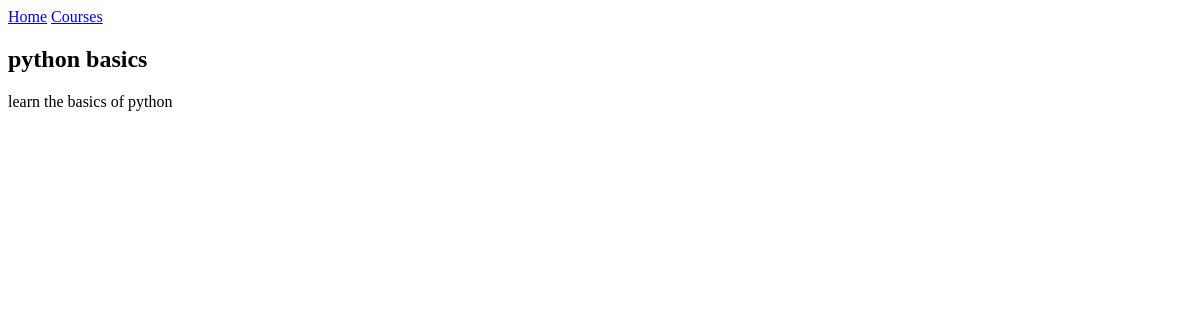
Page /courses/1 on the earlier database version.
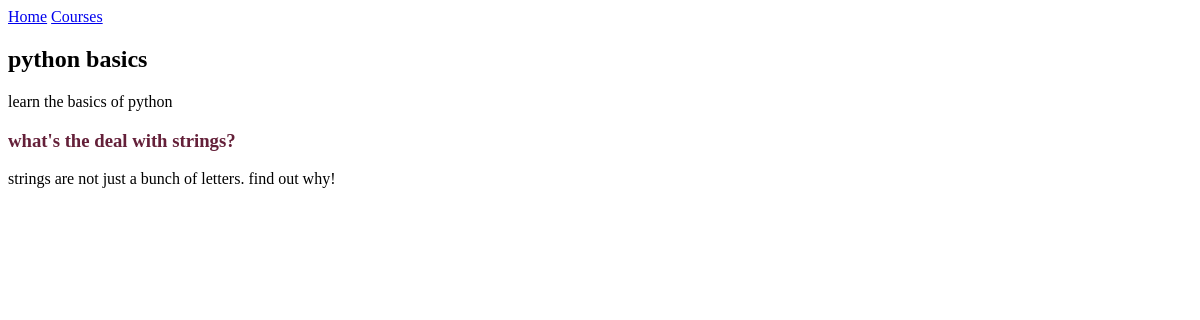
Same page on the later database version.
### courses/models.py (models this page shows, shortened)
class Course(models.Model):
    created_at = models.DateTimeField(auto_now_add=True)
    title = models.CharField(max_length=255)
    description = models.TextField()

class Step(models.Model):
    title = models.CharField(max_length=255)
    description = models.TextField()
    content = models.TextField(blank=True, default='')
    order = models.IntegerField(default=0)
    course = models.ForeignKey(Course)
    class Meta:
        ordering = ['order',]

### courses/views.py (the view)
# urls.py: url(r'(?P<pk>\d+)', views.course_detail, name='detail'),
def course_detail(request, pk):
    course = get_object_or_404(Course, pk=pk)
    return render(request, 'courses/course_detail.html', {'course': course})

### courses/templates/courses/course_detail.html (shortened to what this page needs)
{% extends "layout.html" %}
{% block content %}
    <article>
        <h2>{{course.title }}</h2>
	{{ course.description }}
	<section>
	    {% for step in course.step_set.all %}
	    <h3>
	        <a href="{% url 'courses:step' course_pk=step.course.pk step_pk=step.pk %}">{{step.title}}</a>
	    </h3>
		{{step.description}}
	    {% endfor %}
	</section>
    </article>
{% endblock %}

### templates/layout.html (shortened to what this page needs)
{% load static from staticfiles %}
<!doctype>
<html>
    <head>
	<link rel="stylesheet" href="{% static 'css/layout.css' %}">
    </head>
    <body>
	<div class="site_container">
	    <nav>
	        <a href="{% url 'hello' %}">Home</a>
	        <a href="{% url 'courses:list' %}">Courses</a>
	    </nav>
	    {% block content %}{% endblock %}
    	</div>
    </body>
</html>

### assets/css/layout.css (style rules this page uses)
html { box-sizing: border-box; }
*, *::after, *::before { box-sizing: inherit; }
article h2 a, article h3 a { color: #642039; text-decoration: none; }

Differences in the rows shown:
added Step: title "what's the deal with strings?", description "strings are not just a bunch of letters. find out why!"
